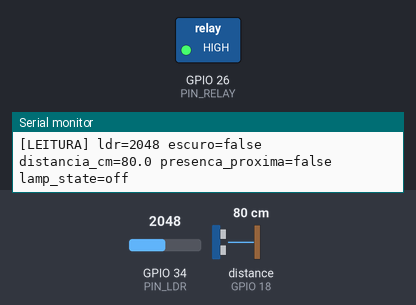
The program below on a simulated ESP32. On the bench: switched loads named in the program (green lamp = pin HIGH), the last lines printed to the serial monitor. Wiring (inferred from the names in the program): ultrasonic range finder: trigger GPIO 5; echo GPIO 18. The inputs (shaded band) are chosen by the test bench; at power-on: distance to the obstacle (sensor on GPIO 18) 80 cm, GPIO 34 (PIN_LDR) = 2048. The echo pulse lasts 58.3 µs per cm; pins used as bus, display or sensor lines are not drawn.

Above: at 1.5 s.
1.6 s: distance to the obstacle (sensor on GPIO 18) set to 12 cm
3.5 s: distance to the obstacle (sensor on GPIO 18) set to 9 cm
At 5.1 s:
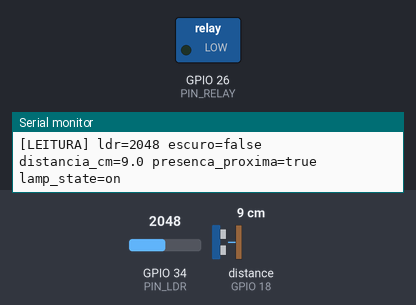
6.8 s: GPIO 34 (PIN_LDR) set to 1557
8.3 s: GPIO 34 (PIN_LDR) set to 1445
Timing chart, 0 to 11.3 s (numbered marks = the images above; inputs shaded):
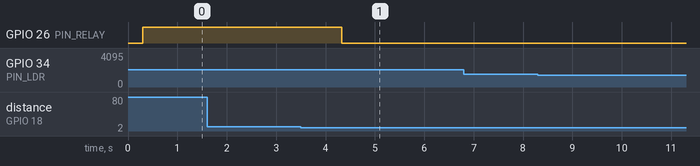

The program:

main.cpp
```cpp
/*
 * PSI5120 - Trabalho Final - Smart Lamp Retrofit
 * Fase 1: teste isolado de hardware (SEM MQTT / SEM nuvem)
 *
 * Comportamento:
 *   - Le o LDR (fotoresistor) em uma entrada analogica.
 *   - Le a distancia via sensor ultrassonico HC-SR04.
 *   - Aciona o rele (liga a lampada) se:
 *        (a) o ambiente estiver "escuro" (leitura do LDR abaixo de um limiar)
 *         OU
 *        (b) houver um objeto a <= 10 cm do sensor ultrassonico
 *   - Caso contrario, mantem o rele desligado.
 *
 * Objetivo desta fase: validar sensores e atuador isoladamente, com
 * evidencia via Serial Monitor, ANTES de introduzir MQTT/TLS/Shadow.
 *
 * IMPORTANTE (seguranca eletrica):
 *   - O rele deve ser um modulo opto-isolado apropriado para chavear a
 *     carga AC da lampada. Toda a fiacao de rede eletrica deve
 *     permanecer dentro de um invólucro fechado. Nao manusear a lampada
 *     energizada durante os testes.
 */

#include <Arduino.h>

// ---------------------------------------------------------------------
// Pinagem (ajuste conforme sua montagem)
// ---------------------------------------------------------------------
const int PIN_LDR      = 34;  // entrada analogica (ADC1), somente leitura
const int PIN_TRIG     = 5;   // saida digital - trigger do HC-SR04
const int PIN_ECHO     = 18;  // entrada digital - echo do HC-SR04
const int PIN_RELAY    = 26;  // saida digital - aciona o modulo de rele

// ---------------------------------------------------------------------
// Parametros de decisao (calibrar experimentalmente na Fase 1)
// ---------------------------------------------------------------------
// Leitura do ADC do ESP32 vai de 0 a 4095 (12 bits).
// Valores MENORES tendem a indicar MENOS luz incidindo no LDR num divisor
// de tensao tipico (LDR entre VCC e o pino, resistor fixo entre o pino e
// GND) - mas isso depende da sua montagem. Calibre com o Serial Monitor
// antes de confiar neste limiar.
const int   LDR_ESCURO_LIMIAR   = 1500;   // ajustar apos observar valores reais

const float DISTANCIA_LIMIAR_CM = 10.0;   // proximidade que aciona o rele
const unsigned long ECHO_TIMEOUT_US = 30000UL; // ~5m de alcance maximo, evita travar em pulseIn

// Logica do rele: alguns modulos sao "active LOW" (liga com LOW no pino
// de controle). Ajuste esta constante conforme o seu modulo.
const bool RELAY_ACTIVE_LOW = true;

// Intervalo entre leituras/decisoes
const unsigned long INTERVALO_LOOP_MS = 1000;

// ---------------------------------------------------------------------
// Funcoes auxiliares
// ---------------------------------------------------------------------

// Dispara o HC-SR04 e retorna a distancia estimada em centimetros.
// Retorna -1.0 se o eco nao for recebido dentro do timeout (sem leitura valida).
float lerDistanciaCm() {
  digitalWrite(PIN_TRIG, LOW);
  delayMicroseconds(2);
  digitalWrite(PIN_TRIG, HIGH);
  delayMicroseconds(10);
  digitalWrite(PIN_TRIG, LOW);

  unsigned long duracaoUs = pulseIn(PIN_ECHO, HIGH, ECHO_TIMEOUT_US);

  if (duracaoUs == 0) {
    // timeout: nenhum eco recebido (nada no alcance, ou erro de leitura)
    return -1.0;
  }

  // Velocidade do som ~ 0.0343 cm/us; divide por 2 (ida e volta)
  float distanciaCm = (duracaoUs * 0.0343f) / 2.0f;
  return distanciaCm;
}

void setRele(bool ligar) {
  bool nivelEletrico = RELAY_ACTIVE_LOW ? !ligar : ligar;
  digitalWrite(PIN_RELAY, nivelEletrico ? HIGH : LOW);
}

// ---------------------------------------------------------------------
// Setup / Loop
// ---------------------------------------------------------------------

void setup() {
  Serial.begin(115200);
  delay(300);

  pinMode(PIN_TRIG, OUTPUT);
  pinMode(PIN_ECHO, INPUT);
  pinMode(PIN_RELAY, OUTPUT);

  digitalWrite(PIN_TRIG, LOW);
  setRele(false); // estado inicial: lampada apagada

  Serial.println();
  Serial.println("[BOOT] Fase 1 - teste local de hardware iniciado");
  Serial.println("[BOOT] Sem MQTT/nuvem nesta fase.");
}

void loop() {
  int leituraLdr = analogRead(PIN_LDR);
  bool escuro = (leituraLdr < LDR_ESCURO_LIMIAR);

  float distanciaCm = lerDistanciaCm();
  bool presencaProxima = (distanciaCm > 0 && distanciaCm <= DISTANCIA_LIMIAR_CM);

  bool deveLigar = escuro || presencaProxima;
  setRele(deveLigar);

  // Log estruturado simples para facilitar captura de evidencia
  Serial.print("[LEITURA] ldr=");
  Serial.print(leituraLdr);
  Serial.print(" escuro=");
  Serial.print(escuro ? "true" : "false");
  Serial.print(" distancia_cm=");
  if (distanciaCm > 0) {
    Serial.print(distanciaCm, 1);
  } else {
    Serial.print("sem_eco");
  }
  Serial.print(" presenca_proxima=");
  Serial.print(presencaProxima ? "true" : "false");
  Serial.print(" lamp_state=");
  Serial.println(deveLigar ? "on" : "off");

  delay(INTERVALO_LOOP_MS);
}
```

Measured:
- the behaviour switches between 11 and 10 cm on distance to the obstacle (sensor on GPIO 18) (found by bisection; images 0 and 1)
- after the input at 3.5 s, GPIO 26 (PIN_RELAY): HIGH → LOW after 0.83 s
